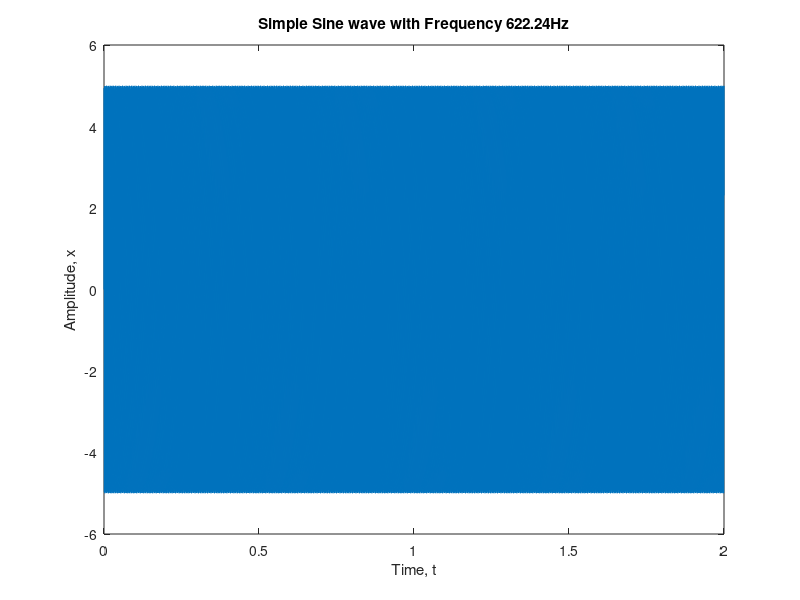

This figure's MATLAB source:
clear
close all
clc
L = 2;
fs = 11025;
Ts = 1/fs;
t  = 0:Ts:L-Ts;
w = 2*pi*622.24;
A = 5;
x = A * sin(w*t);
soundsc(x, fs);
plot(t,x);
xlabel('Time, t');
ylabel('Amplitude, x');
title('Simple Sine wave with Frequency 622.24Hz');
%axis([0 2 -1 1]);